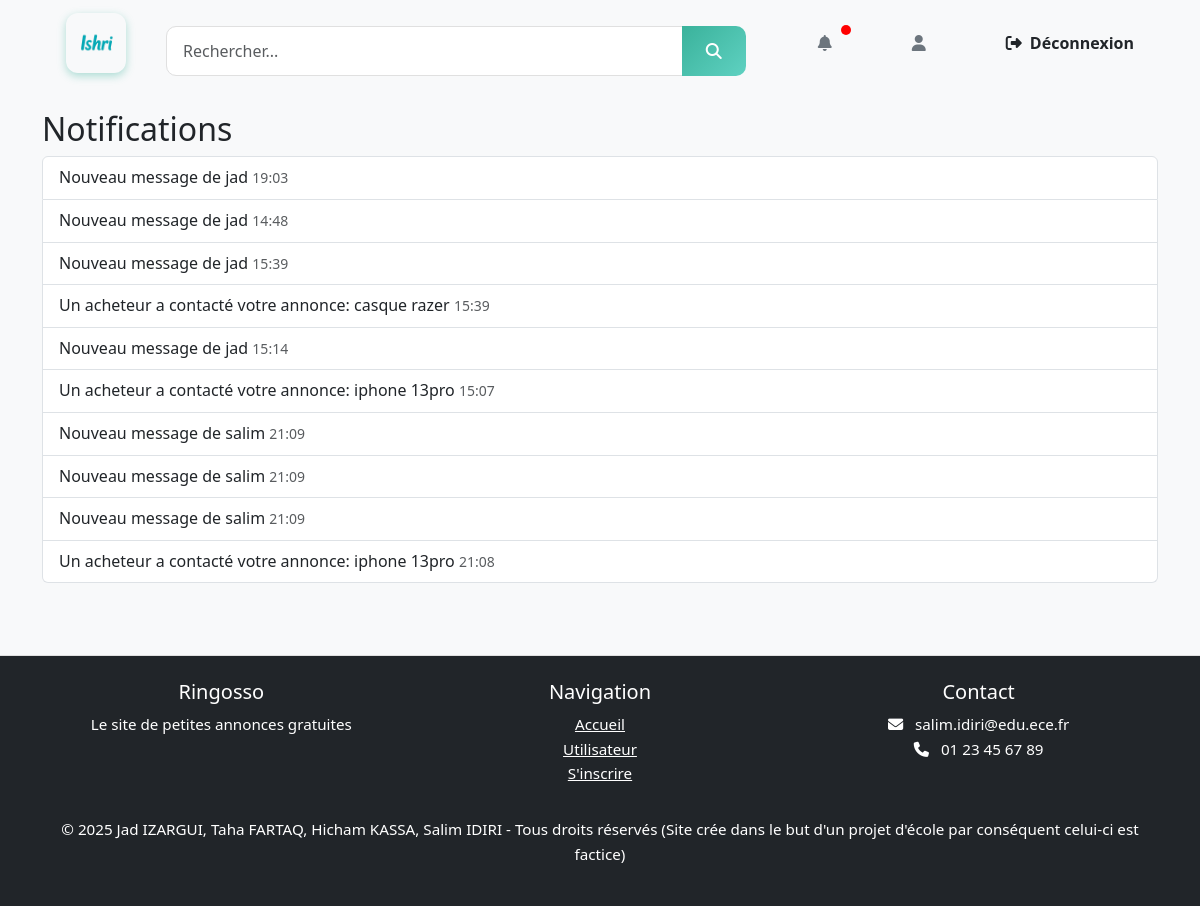
/notifications.php (signed in), run on the app's committed database.
### tables this page shows
CREATE TABLE `notifications` (
  `id` int(11) NOT NULL,
  `user_id` int(11) NOT NULL,
  `conversation_id` int(11) DEFAULT NULL,
  `message` varchar(255) NOT NULL,
  `is_read` tinyint(1) DEFAULT 0,
  `created_at` datetime DEFAULT current_timestamp()
);

### notifications.php (the view, shortened to what this page needs)
<?php
require("db.php");
$stmt = $pdo->prepare("SELECT * FROM notifications WHERE user_id = ? ORDER BY created_at DESC");
$stmt->execute([$_SESSION['id']]);
$notifications = $stmt->fetchAll();
?>
<!DOCTYPE html>
<html lang="fr">
<head>
    <?php include("header.php"); ?>
</head>
<body>
    <?php include("navbar.php"); ?>
    <div class="container py-4">
        <h2>Notifications</h2>
        <div class="list-group">
            <?php if (count($notifications) > 0): ?>
                <?php foreach ($notifications as $notification): ?>
                    <a href="chat.php?id=<?= $notification['conversation_id'] ?>" class="list-group-item list-group-item-action">
                        <?= htmlspecialchars($notification['message']) ?> <small class="text-muted"><?= date('H:i', strtotime($notification['created_at'])) ?></small>
                    </a>
                <?php endforeach; ?>
            <?php else: ?>
                <p>Aucune notification.</p>
            <?php endif; ?>
        </div>
    </div>
    <?php include("footer.php"); ?>
</body>
</html>

### header.php (shortened to what this page needs)
<link href="https://cdn.jsdelivr.net/npm/bootstrap@5.3.3/dist/css/bootstrap.min.css" rel="stylesheet">
<link rel="stylesheet" href="https://cdnjs.cloudflare.com/ajax/libs/font-awesome/6.5.1/css/all.min.css">
<link rel="stylesheet" href="leboncoin.css">

### navbar.php (shortened to what this page needs)
<nav class="navbar navbar-expand-lg navbar-lbc">
  <div class="container d-flex align-items-center justify-content-between gap-4">
    <a class="navbar-brand" href="index.php">
      <img src="logo.png" alt="LeBonCoin Logo" class="navbar-logo">
    </a>
    <div class="flex-grow-1">
      <form method="GET" action="index.php">
        <div class="input-group">
          <input type="text" class="form-control" name="search" placeholder="Rechercher..." value="<?php echo isset($_GET['search']) ? htmlspecialchars($_GET['search']) : ''; ?>">
          <button class="btn" type="submit">
            <i class="fas fa-search"></i>
          </button>
        </div>
      </form>
    </div>
    <div class="d-flex align-items-center gap-2">
      <?php if (isset($_SESSION['username'])): ?>
        <a href="notifications.php" class="btn btn-outline-secondary position-relative">
          <i class="fas fa-bell"></i>
          <?php
          require_once("db.php");
          if (isset($_SESSION['id'])) {
            $stmt = $pdo->prepare("SELECT COUNT(*) FROM notifications WHERE user_id = ? AND is_read = 0");
            $stmt->execute([$_SESSION['id']]);
            $unread = $stmt->fetchColumn();
            if ($unread > 0) {
              echo '<span style="position:absolute;top:5px;right:5px;width:10px;height:10px;background:red;border-radius:50%;display:inline-block;"></span>';
            }
          }
          ?>
        </a>
        <a href="my_ads.php" class="btn btn-outline-secondary" title="Mes annonces">
          <i class="fas fa-user"></i>
        </a>
        <a href="logout.php" class="btn btn-orange">
          <i class="fas fa-sign-out-alt me-1"></i> Déconnexion
        </a>
      <?php endif; ?>
    </div>
  </div>
</nav>

### footer.php
<footer class="bg-dark text-white py-4 mt-5">
    <div class="container">
        <div class="row">
            <div class="col-md-4">
                <h5 class="text-lbc-orange">Ringosso</h5>
                <p>Le site de petites annonces gratuites</p>
            </div>
            <div class="col-md-4">
                <h5>Navigation</h5>
                <ul class="list-unstyled">
                    <li><a href="index.php" class="text-white">Accueil</a></li>
                    <li><a href="user_profile.php" class="text-white">Utilisateur</a></li>
                    <li><a href="register.php" class="text-white">S'inscrire</a></li>
                </ul>
            </div>
            <div class="col-md-4">
                <h5>Contact</h5>
                <ul class="list-unstyled">
                    <li><i class="fas fa-envelope me-2"></i> salim.idiri@edu.ece.fr</li>
                    <li><i class="fas fa-phone me-2"></i> 01 23 45 67 89</li>
                </ul>
            </div>
        </div>
        <div class="text-center mt-3">
            <p>&copy; <?php echo date('Y'); ?> Jad IZARGUI, Taha FARTAQ, Hicham KASSA, Salim IDIRI - Tous droits réservés (Site crée dans le but d'un projet d'école par conséquent celui-ci est factice)</p>
        </div>
    </div>
</footer>

### leboncoin.css (style rules this page uses)
:root { --primary: #3ab29b; --primary-light: #5fd1c1; --primary-dark: #2a7f73; --primary-gradient: linear-gradient(135deg, #3ab29b, #5fd1c1); --primary-hover-gradient: linear-gradient(135deg, #2a7f73, #3ab29b); --background: #f8f9fa; --text: #212529; --white: #ffffff; --gray: #e0e0e0; --soft-gray: #f4f4f4; --font-main: 'Segoe UI', sans-serif; }
* { margin: 0; padding: 0; box-sizing: border-box; font-family: var(--font-main); }
body { background-color: var(--background); color: var(--text); line-height: 1.6; }
.navbar-logo { height: 60px; border-radius: 12px; box-shadow: 0 3px 8px rgba(58, 178, 155, 0.4); transition: transform 0.3s ease; }
nav a { color: var(--text); text-decoration: none; margin-left: 1.5rem; font-weight: 600; transition: color 0.3s ease; }
.input-group { display: flex; margin-top: 1rem; }
.input-group input { padding: 0.75rem 1rem; border: 1px solid var(--gray); border-radius: 10px 0 0 10px; flex: 1; font-size: 1rem; }
.input-group button { padding: 0.75rem 1.5rem; background: var(--primary-gradient); border: none; color: var(--white); font-weight: bold; border-radius: 0 10px 10px 0; cursor: pointer; transition: background 0.3s ease; }
.btn { padding: 0.7rem 1.5rem; border-radius: 12px; font-weight: bold; font-size: 1rem; cursor: pointer; border: none; transition: all 0.3s ease; }
footer { background-color: var(--white); color: #666; padding: 2rem; text-align: center; font-size: 0.95rem; border-top: 1px solid var(--gray); margin-top: 4rem; }

### data on the page
notifications: message "Nouveau message de jad", created_at "19:03"
notifications: message "Nouveau message de jad", created_at "14:48"
notifications: message "Nouveau message de jad", created_at "15:39"
notifications: message "Un acheteur a contacté votre annonce: casque razer", created_at "15:39"
notifications: message "Nouveau message de jad", created_at "15:14"
notifications: message "Un acheteur a contacté votre annonce: iphone 13pro", created_at "15:07"
notifications: message "Nouveau message de salim", created_at "21:09"
notifications: message "Nouveau message de salim", created_at "21:09"
notifications: message "Nouveau message de salim", created_at "21:09"
notifications: message "Un acheteur a contacté votre annonce: iphone 13pro", created_at "21:08"
